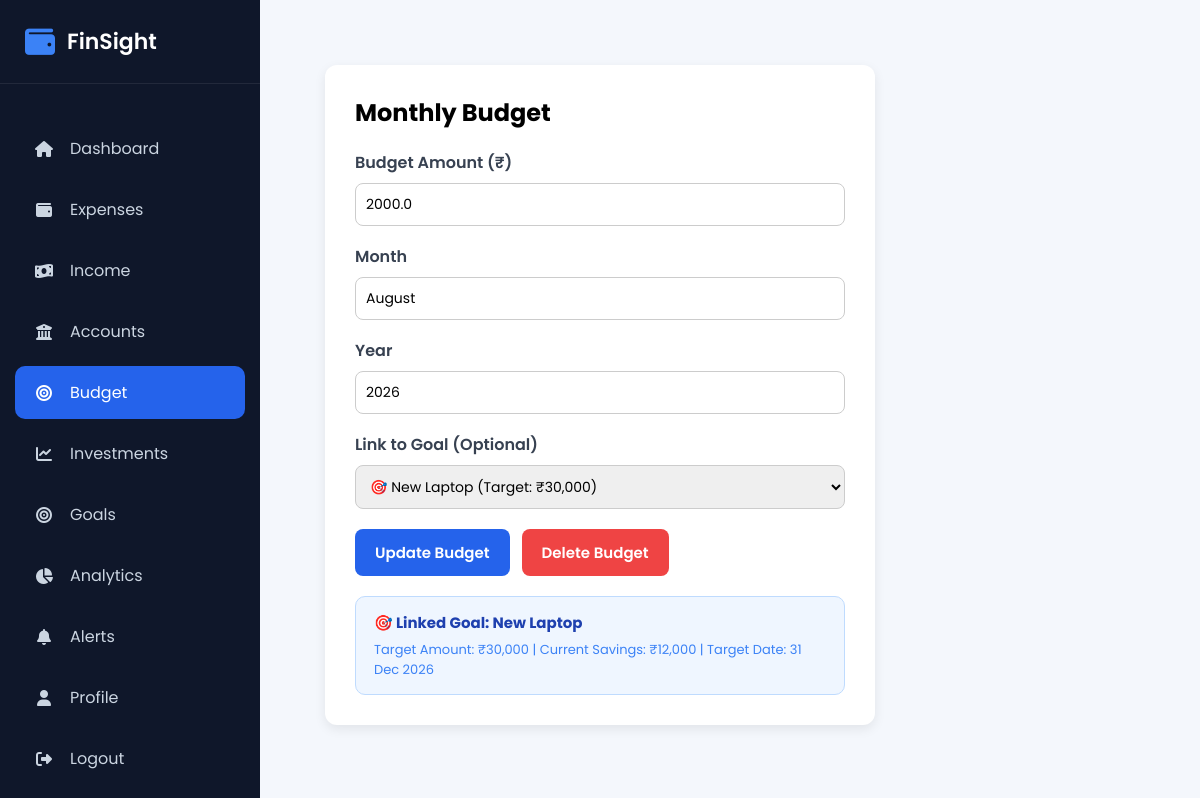
Before: /budgets (signed in) with the older database file.
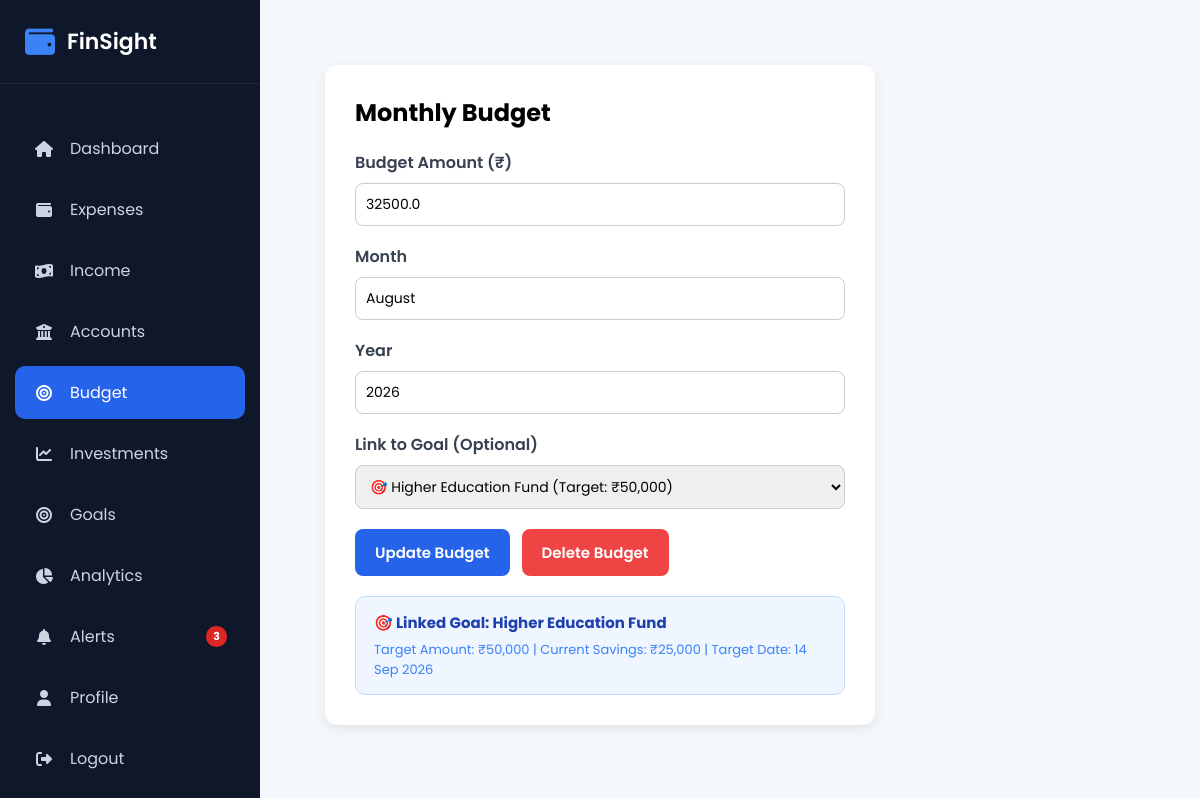
After: the same page with the newer database file.
### models/budget.py (models this page shows)
class Budget(db.Model):
    __tablename__ = "budgets"
    id = db.Column(db.Integer, primary_key=True)
    monthly_budget = db.Column(db.Float, nullable=False)
    month = db.Column(db.String(20), nullable=False)
    year = db.Column(db.Integer, nullable=False)
    created_at = db.Column(
        db.DateTime,
        default=datetime.utcnow
    )
    user_id = db.Column(
        db.Integer,
        db.ForeignKey("users.id"),
        nullable=False
    )
    goal_id = db.Column(
        db.Integer,
        db.ForeignKey("goals.id"),
        nullable=True
    )
    goal = db.relationship(
        "Goal",
        backref=db.backref("budgets", lazy=True)
    )

### models/goal.py (models this page shows, shortened)
class Goal(db.Model):
    __tablename__ = "goals"
    id = db.Column(
        db.Integer,
        primary_key=True
    )
    goal_name = db.Column(
        db.String(100),
        nullable=False
    )
    goal_type = db.Column(
        db.String(50),
        nullable=False
    )
    target_amount = db.Column(
        db.Float,
        nullable=False,
        default=0
    )
    current_amount = db.Column(
        db.Float,
        nullable=False,
        default=0
    )
    target_date = db.Column(
        db.Date,
        nullable=False
    )
    category = db.Column(
        db.String(50),
        nullable=False
    )
    priority = db.Column(
        db.String(20),
        nullable=False,
        default="Medium"
    )
    status = db.Column(
        db.String(30),
        nullable=False,
        default="In Progress"
    )
    notes = db.Column(
        db.Text
    )
    created_at = db.Column(
        db.DateTime,
        default=datetime.utcnow
    )
    updated_at = db.Column(
        db.DateTime,
        default=datetime.utcnow,
        onupdate=datetime.utcnow
    )
    user_id = db.Column(
        db.Integer,
        db.ForeignKey("users.id"),
        nullable=False
    )
    expenses = db.relationship(
        "Expense",
        back_populates="goal",
        lazy=True
    )

### routes/budget.py (the view, shortened to what this page needs)
@budget.route("/budgets", methods=["GET", "POST"])
@login_required
def budgets():
    current_budget = Budget.query.filter_by(user_id=current_user.id).first()
    goals = Goal.query.filter_by(user_id=current_user.id).all()
    return render_template(
        "budgets.html",
        budget=current_budget,
        goals=goals
    )

### app.py (called while the page is built)
@login_manager.user_loader
def load_user(user_id):
    return User.query.get(int(user_id))

@app.context_processor
def inject_global_vars():
    if current_user.is_authenticated:
        unread_count = FinancialAlert.query.filter_by(user_id=current_user.id, is_read=False).count()
        return dict(unread_alerts_count=unread_count)
    return dict(unread_alerts_count=0)

### templates/budgets.html (shortened to what this page needs)
{% extends "layout.html" %}
{% block css %}
<link rel="stylesheet" href="{{ url_for('static', filename='css/budget.css') }}">
{% endblock %}
{% block content %}
<div class="budget-container">
    <div class="budget-card">
        <h2>Monthly Budget</h2>
        <form method="POST">
            <div class="form-group">
                <label>Budget Amount (₹)</label>
                <input
                    type="number"
                    name="monthly_budget"
                    step="0.01"
                    required
                    placeholder="e.g. 30000"
                    value="{{ budget.monthly_budget if budget else '' }}">
            </div>
            <div class="form-group">
                <label>Month</label>
                <input
                    type="text"
                    name="month"
                    placeholder="e.g. August"
                    required
                    value="{{ budget.month if budget else '' }}">
            </div>
            <div class="form-group">
                <label>Year</label>
                <input
                    type="number"
                    name="year"
                    placeholder="2026"
                    required
                    value="{{ budget.year if budget else '' }}">
            </div>
            <div class="form-group">
                <label>Link to Goal (Optional)</label>
                <select name="goal_id">
                    {% for g in goals %}
                        <option value="{{ g.id }}" {% if budget and budget.goal_id == g.id %}selected{% endif %}>
                            🎯 {{ g.goal_name }} (Target: ₹{{ "{:,.0f}".format(g.target_amount) }})
                        </option>
                    {% endfor %}
                </select>
            </div>
            <div class="budget-actions">
                <button type="submit" class="btn-save">
                    {% if budget %}
                        Update Budget
                    {% else %}
                        Save Budget
                    {% endif %}
                </button>
                {% if budget %}
                    <form method="POST" action="{{ url_for('budget.delete_budget', id=budget.id) }}" style="display:inline;" onsubmit="return confirm('Are you sure you want to delete this budget?');">
                        <button type="submit" class="btn-delete">Delete Budget</button>
                    </form>
                {% endif %}
            </div>
        </form>
        {% if budget and budget.goal %}
            <div class="linked-goal-badge">
                <h4>🎯 Linked Goal: {{ budget.goal.goal_name }}</h4>
                <p>Target Amount: ₹{{ "{:,.0f}".format(budget.goal.target_amount) }} | Current Savings: ₹{{ "{:,.0f}".format(budget.goal.current_amount) }} | Target Date: {{ budget.goal.target_date.strftime('%d %b %Y') if budget.goal.target_date else 'N/A' }}</p>
            </div>
        {% endif %}
    </div>
</div>
{% endblock %}

Changed rows visible on the page:
changed Budget "August": monthly_budget "2000.0" → "32500.0"; goal_id "🎯 New Laptop (Target: ₹30,000)" → "🎯 Higher Education Fund (Target: ₹50,000)"
changed Goal: goal.goal_name "New Laptop" → "Higher Education Fund"; goal.target_amount "30,000" → "50,000"; goal.current_amount "12,000" → "25,000"; goal.target_date "31 Dec 2026" → "14 Sep 2026"
Other visible differences:
{{ unread_alerts_count }}: (not shown) → "3"
